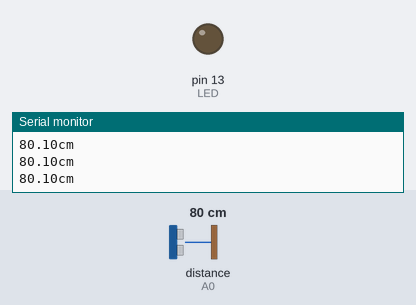
This sketch was run on a simulated Arduino Uno, built with avr-gcc and run on an emulated ATmega328P. Shown: output pins drawn as LEDs (lit = HIGH), the last lines printed to the serial monitor. Wiring (inferred from the names in the program): ultrasonic range finder: trigger pin 5; echo A0. The inputs (shaded band) are chosen by the test bench; at power-on: distance to the obstacle (sensor on A0) 80 cm. The echo pulse lasts 58.3 µs per cm; pins used as bus, display or sensor lines are not drawn.

Above: at 1.2 s.
1.3 s: distance to the obstacle (sensor on A0) set to 22 cm
2.8 s: distance to the obstacle (sensor on A0) set to 19 cm
At 3.5 s:
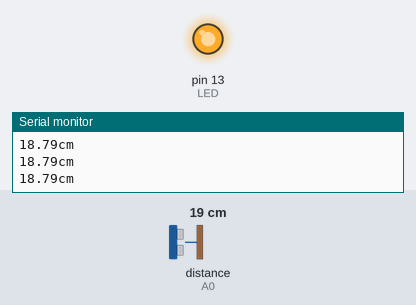
4.3 s: distance to the obstacle (sensor on A0) set to 35 cm
At 4.6 s:
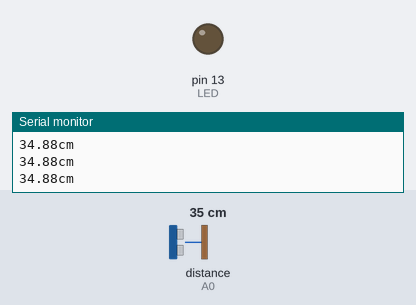
7.3 s: distance to the obstacle (sensor on A0) set to 2 cm
At 8.2 s:
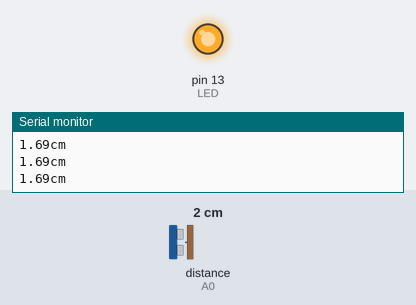
Timing chart, 0 to 9.8 s (numbered marks = the images above; inputs shaded):
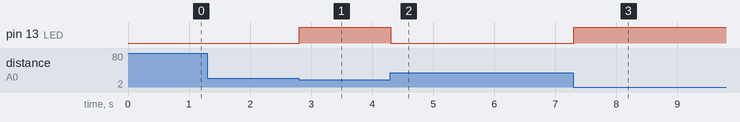

The sketch:

210407_sensor.ino
```cpp
double duration,distance;
int trigPin = 5;
int echoPin =A0;
int LED = 13;

void setup() {
 Serial.begin(9600); //시리얼 통신을 위해서 (* 나 시작한다!)
 pinMode(LED, OUTPUT);
 pinMode(trigPin,OUTPUT); //초음파 보냄
 pinMode(echoPin,INPUT); //초음파 받음
}


void loop() {
 digitalWrite(trigPin,LOW);
 delayMicroseconds(2);//2us 유지
 digitalWrite(trigPin,HIGH); // HIGH 되어서 쏨.
 delayMicroseconds(10); //10us 유지
 digitalWrite(trigPin,LOW);

 //Echo핀으로 돌아오는 펄스의 시간 측정
 duration = pulseIn(echoPin,HIGH); //us단위로 값을 리턴

 //음파가 반사된 시간을 거리로 환산
 //음파의 속도는 340m/s 이므로 1cm를 이동하는데 약 29us.
 //즉, 음파 이동거리 = 왕복시간 / 1cm 이동시간 / 2임. (편도이므로)

 distance = duration / 29 / 2; //센티미터로
 Serial.print(distance);
 Serial.println("cm");
 //delay(1000); //적당히 찍어주도록

 if(distance<20)//20cm 이내일 때
  digitalWrite(LED,HIGH);
 else
 {
 // delay(5000);
  digitalWrite(LED,LOW);
 //
 }
 delay(10);//변화를 관찰하기 위해
}
```

Measured:
- the behaviour switches between 21 and 20 cm on distance to the obstacle (sensor on A0) (found by bisection; images 0 and 1)
- after the input at 2.8 s, pin 13 (LED): LOW → HIGH at once
- after the input at 4.3 s, pin 13 (LED): HIGH → LOW at once
- after the input at 7.3 s, pin 13 (LED): LOW → HIGH at once
